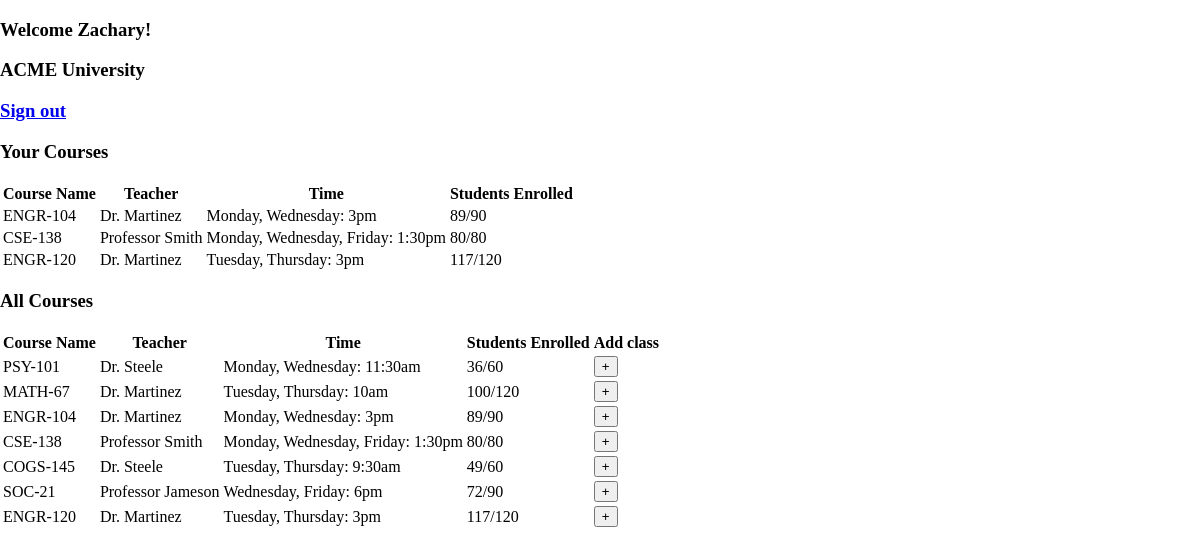
Page /loggedinStudent (signed in) on the committed database.
### app.py (models this page shows)
class Student(db.Model):
  id = db.Column(db.Integer, primary_key=True)
  name = db.Column(db.String, nullable=False)
  username = db.Column(db.String, unique=True)
  courses = db.relationship('Enrollment', backref='Student')
  authentication = db.relationship('User', backref='Student')

class Course(db.Model):
  id = db.Column(db.Integer, primary_key=True)
  name = db.Column(db.String, unique=True, nullable=False)
  teacher = db.Column(db.Integer, db.ForeignKey('teacher.id'), nullable=False)
  time = db.Column(db.String, nullable=False)
  maxEnrolled = db.Column(db.Integer, nullable = False)
  numEnrolled = db.Column(db.Integer)
  students = db.relationship('Enrollment', backref='Course')

class Teacher(db.Model):
  id = db.Column(db.Integer, primary_key=True)
  name = db.Column(db.String, nullable=False)
  username = db.Column(db.String, unique=True)
  courses = db.relationship('Course', backref='Teacher')
  authentication = db.relationship('User', backref='Teacher')

### app.py (the view)
@app.route('/loggedinStudent')
@login_required
def loggedinStudent():
  if current_user.studentId is None:
    return redirect(url_for('index'))
  classes = Course.query.all()
  currentStudent = Student.query.filter_by(id = current_user.Student.id).first()
  enrollments = Enrollment.query.filter_by(studentId = currentStudent.id)
  courses = []
  for item in enrollments:
    courses.append(item.Course)
  return render_template('student_page.html', classes=classes, courses=courses)

### app.py (called while the page is built)
@login_manager.user_loader
def load_user(user_id):
  return User.query.get(int(user_id))

### templates/student_page.html (shortened to what this page needs)
<!DOCTYPE html>
<html lang="en">
<head>
    <link rel="stylesheet" href="{{ url_for('static', filename='student.css') }}">
</head>
<body>
    <div>
        <div class="welcome">
            <h3>Welcome {{current_user.Student.name}}!</h3>
        </div>
        <div class="title">
            <h3>ACME University</h3>
        </div>
        <div class="logout">
            <h3><a href="{{ url_for('logout')}}">Sign out</a></h3>
        </div>
    </div>
    <div id="your_courses" class="course_content">
        <h3>Your Courses</h3>
        <table class="table">
            <thead>
                <tr>
                    <th scope="col">Course Name</th>
                    <th scope="col">Teacher</th>
                    <th scope="col">Time</th>
                    <th scope="col">Students Enrolled</th>
                </tr>
            </thead>
            {% for i in courses %}
            <tbody>
                <tr>
                    <td>{{i.name}}</td>
                    <td>{{i.Teacher.name}}</td>
                    <td>{{i.time}}</td>
                    <td>{{i.numEnrolled}}/{{i.maxEnrolled}}</td>
                </tr>
                {% endfor%}
            </tbody>
        </table>
    </div>
    <div id="add_courses" class="addcourse_content">
        <h3>All Courses</h3>
        <table class="table">
            <thead>
                <tr>
                    <th scope="col">Course Name</th>
                    <th scope="col">Teacher</th>
                    <th scope="col">Time</th>
                    <th scope="col">Students Enrolled</th>
                    <th scope="col">Add class</th>
                </tr>
            </thead>
            {% for i in classes %}
            <tbody>
                <tr>
                    <td>{{i.name}}</a></td>
                    <td>{{i.Teacher.name}}</td>
                    <td>{{i.time}}</td>
                    <td>{{i.numEnrolled}}/{{i.maxEnrolled}}</td>
                    <td><a href="{{url_for('addClass', classId=i.id)}}"><button>+</button></a></td>
                </tr>
                {% endfor%}
            </tbody>
        </table>
    </div>
</body>
</html>

### static/student.css (style rules this page uses)
body { padding:0; margin:0; }

### rows in the picture
Student: Student.name "Zachary"
Course: name "ENGR-104", Teacher.name "Dr. Martinez", time "Monday, Wednesday: 3pm", numEnrolled "89", maxEnrolled "90"
Course: name "CSE-138", Teacher.name "Professor Smith", time "Monday, Wednesday, Friday: 1:30pm", numEnrolled "80", maxEnrolled "80"
Course: name "ENGR-120", Teacher.name "Dr. Martinez", time "Tuesday, Thursday: 3pm", numEnrolled "117", maxEnrolled "120"
Course: name "PSY-101", Teacher.name "Dr. Steele", time "Monday, Wednesday: 11:30am", numEnrolled "36", maxEnrolled "60"
Course: name "MATH-67", Teacher.name "Dr. Martinez", time "Tuesday, Thursday: 10am", numEnrolled "100", maxEnrolled "120"
Course: name "COGS-145", Teacher.name "Dr. Steele", time "Tuesday, Thursday: 9:30am", numEnrolled "49", maxEnrolled "60"
Course: name "SOC-21", Teacher.name "Professor Jameson", time "Wednesday, Friday: 6pm", numEnrolled "72", maxEnrolled "90"
